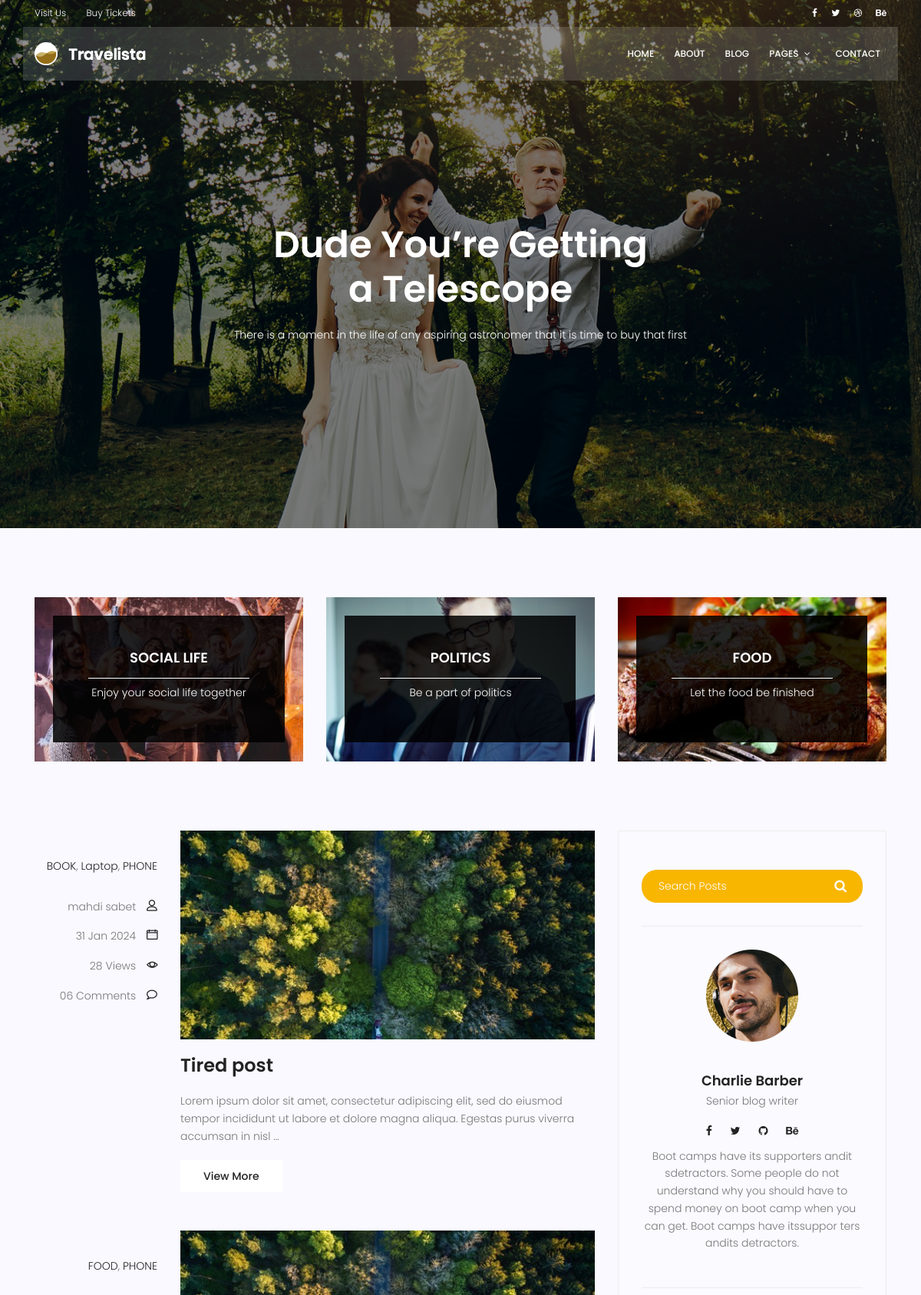
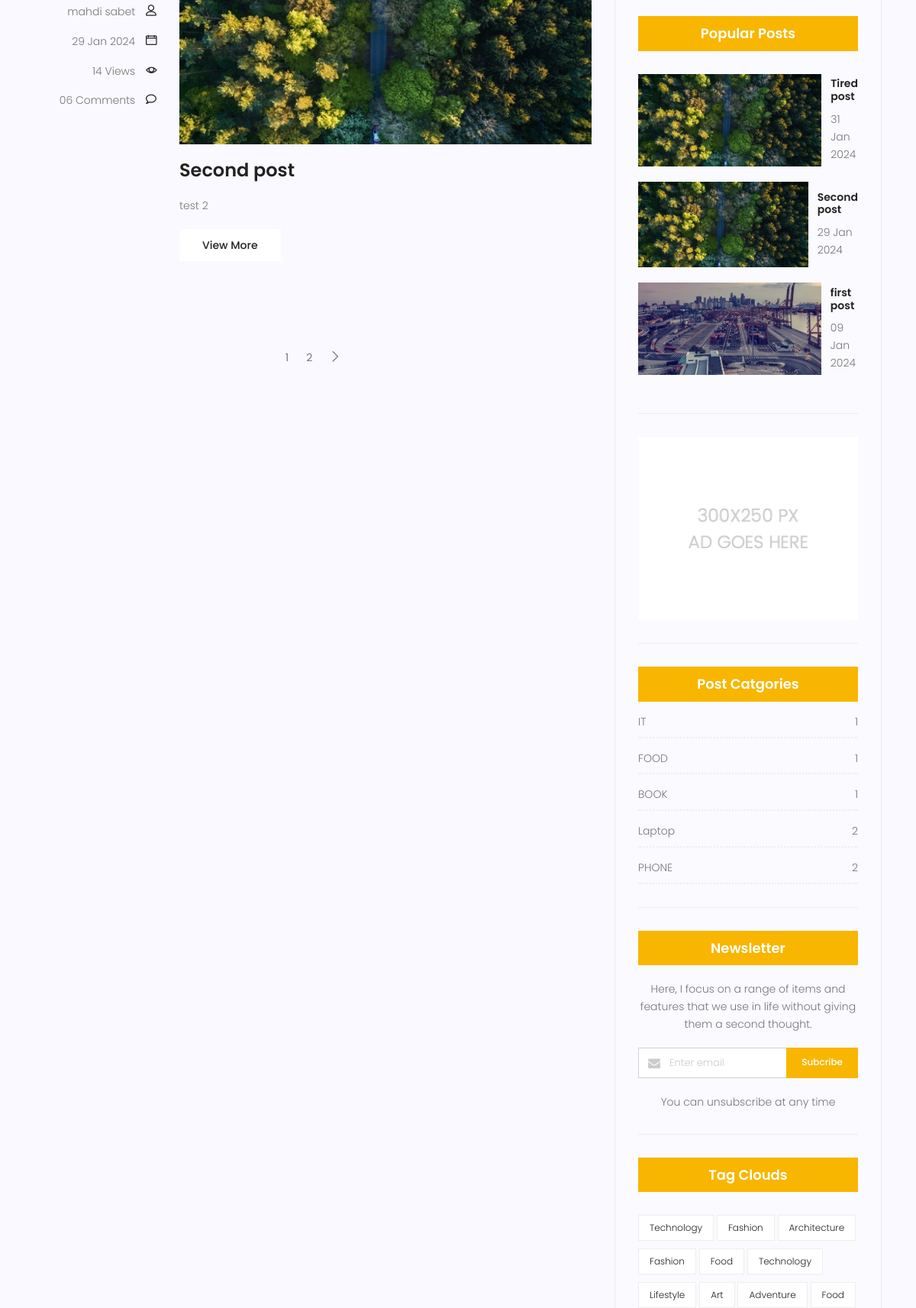
Screenshot of /blog/ (upper part) with the database file from the repository (2 pictures, top to bottom).
### blog/models.py (models this page shows, shortened)
class Category(models.Model):
    name = models.CharField(max_length = 255)
    def __str__(self):
        return self.name

class Post(models.Model):
    title = models.CharField(max_length = 255)
    content = models.TextField()
    image = models.ImageField(upload_to='blog/',default='blog/default.jpg')
    category = models.ManyToManyField(Category)
    author = models.ForeignKey(User, on_delete=models.SET_NULL, null=True)
    counted_view = models.IntegerField(default=0)
    status = models.BooleanField(default=False)
    created_date = models.DateTimeField(auto_now_add=True)
    updated_date = models.DateTimeField(auto_now=True)
    published_date = models.DateTimeField(null=True)
    class Meta:
        ordering = ['-created_date']

### blog/views.py (the view)
# urls.py: path('',blog_view, name='index'),
def blog_view(request, **kwargs):
    posts = Post.objects.filter(published_date__lte=datetime.now(tz=timezone.utc), status=True)
    if kwargs.get('cat_name') != None:
        posts = posts.filter(category__name = kwargs['cat_name'])
    if kwargs.get('author_username') != None:
        posts = posts.filter(author__username = kwargs['author_username'])
    posts = Paginator(posts, 2)
    try:
        page_number = request.GET.get('page')
        posts = posts.page(page_number)
    except EmptyPage:
        posts = posts.page(1)
    except PageNotAnInteger:
        posts = posts.page(1)
    context = {'posts' : posts}
    return render(request, 'blog/blog-home.html', context)

### blog/templatetags/blog_tags.py (called while the page is built)
@register.inclusion_tag('blog/blog-lates-posts.html')
def latestposts(arg=4):
    posts = Post.objects.filter(status=1).order_by('-published_date')[:arg]
    return {'posts' : posts}

@register.inclusion_tag('blog/blog-post-categories.html')
def postcategories():
    posts = Post.objects.filter(status=1)
    categories = Category.objects.all()
    cat_dict = {}
    for name in categories:
        cat_dict[name]=posts.filter(category=name).count
    return {'categories' : cat_dict}

### templates/blog/blog-home.html (shortened to what this page needs)
{% extends 'base.html' %} {% load static %} {% load blog_tags %} {% block content %}
<section class="banner-area relative blog-home-banner" id="home">
  <div class="overlay overlay-bg"></div>
  <div class="container">
    <div class="row d-flex align-items-center justify-content-center">
      <div class="about-content blog-header-content col-lg-12">
        <h1 class="text-white">Dude You’re Getting a Telescope</h1>
        <p class="text-white">
          There is a moment in the life of any aspiring astronomer that it is
          time to buy that first
        </p>
      </div>
    </div>
  </div>
</section>
<section class="top-category-widget-area pt-90 pb-90">
  <div class="container">
    <div class="row">
      <div class="col-lg-4">
        <div class="single-cat-widget">
          <div class="content relative">
            <div class="overlay overlay-bg"></div>
            <a href="#" target="_blank">
              <div class="thumb">
                <img
                  class="content-image img-fluid d-block mx-auto"
                  src="{% static 'img/blog/cat-widget1.jpg' %}"
                  alt=""
                />
              </div>
              <div class="content-details">
                <h4 class="content-title mx-auto text-uppercase">
                  Social life
                </h4>
                <span></span>
                <p>Enjoy your social life together</p>
              </div>
            </a>
          </div>
        </div>
      </div>
      <div class="col-lg-4">
        <div class="single-cat-widget">
          <div class="content relative">
            <div class="overlay overlay-bg"></div>
            <a href="#" target="_blank">
              <div class="thumb">
                <img
                  class="content-image img-fluid d-block mx-auto"
                  src="{% static 'img/blog/cat-widget2.jpg' %}"
                  alt=""
                />
              </div>
              <div class="content-details">
                <h4 class="content-title mx-auto text-uppercase">Politics</h4>
                <span></span>
                <p>Be a part of politics</p>
              </div>
            </a>
          </div>
        </div>
      </div>
      <div class="col-lg-4">
        <div class="single-cat-widget">
          <div class="content relative">
            <div class="overlay overlay-bg"></div>
            <a href="#" target="_blank">
              <div class="thumb">
                <img
                  class="content-image img-fluid d-block mx-auto"
                  src="{% static 'img/blog/cat-widget3.jpg' %}"
                  alt=""
                />
              </div>
              <div class="content-details">
                <h4 class="content-title mx-auto text-uppercase">Food</h4>
                <span></span>
                <p>Let the food be finished</p>
              </div>
            </a>
          </div>
        </div>
      </div>
    </div>
  </div>
</section>
<section class="post-content-area">
  <div class="container">
    <div class="row">
      <div class="col-lg-8 posts-list">
        {% for post in posts %}
        <div class="single-post row">
          <div class="col-lg-3 col-md-3 meta-details">
            <ul class="tags">
              {% for cat in post.category.all %}
              <li>
                <a href="{% url 'blog:category' cat_name=cat.name %}"
                  >{{cat.name}}</a
                >{% if not forloop.last %},{% endif %}
              </li>
              {% endfor %}
            </ul>
            <div class="user-details row">
              <p class="user-name col-lg-12 col-md-12 col-6">
                <a
                  href="{% url 'blog:author' author_username=post.author.username %}"
                  >{{post.author.get_full_name}}</a
                >
                <span class="lnr lnr-user"></span>
              </p>
              <p class="date col-lg-12 col-md-12 col-6">
                <a href="#">{{post.published_date|date:"d M Y"}}</a>
                <span class="lnr lnr-calendar-full"></span>
              </p>
              <p class="view col-lg-12 col-md-12 col-6">
                <a href="#">{{post.counted_view}} Views</a>
                <span class="lnr lnr-eye"></span>
              </p>
              <p class="comments col-lg-12 col-md-12 col-6">
                <a href="#">06 Comments</a> <span class="lnr lnr-bubble"></span>
              </p>
            </div>
          </div>
          <div class="col-lg-9 col-md-9">
            <div class="feature-img">
              <img class="img-fluid" src="{{post.image.url}}" alt="" />
            </div>
            <a class="posts-title" href="{% url 'blog:single' pid=post.id %}"
              ><h3>{{post.title}}</h3></a
            >
            <p class="excert">{{post.content|truncatewords_html:25}}</p>
            <a href="{% url 'blog:single' pid=post.id %}" class="primary-btn"
              >View More</a
            >
          </div>
        </div>
        {% endfor %}
        <nav class="blog-pagination justify-content-center d-flex">
          <ul class="pagination">
             {% for i in posts.paginator.page_range %} {% if page_number == i %}
            <li class="page-item active">
              <a href="?page={{i}}" class="page-link">02</a>
            </li>
            {% else %}
            <li class="page-item">
              <a href="?page={{i}}" class="page-link">{{i}}</a>
            </li>
            {% endif %} {% endfor %} {% if posts.has_next %}
            <li class="page-item">
              <a
                href="?page={{posts.next_page_number}}"
                class="page-link"
                aria-label="Next"
              >
                <span aria-hidden="true">
                  <span class="lnr lnr-chevron-right"></span>
                </span>
              </a>
            </li>
            {% endif %}
          </ul>
        </nav>
      </div>
      <div class="col-lg-4 sidebar-widgets">
        <div class="widget-wrap">
          {% include 'blog/blog-search.html' %} {% include 'blog/blog-writer.html' %} {% latestposts %}
          <div class="single-sidebar-widget ads-widget">
            <a href="#"
              ><img
                class="img-fluid"
                src="{% static 'img/blog/ads-banner.jpg' %}"
                alt=""
            /></a>
          </div>
          {% postcategories %}
          <div class="single-sidebar-widget newsletter-widget">
            <h4 class="newsletter-title">Newsletter</h4>
            <p>
              Here, I focus on a range of items and features that we use in life
              without giving them a second thought.
            </p>
            <div class="form-group d-flex flex-row">
              <div class="col-autos">
                <div class="input-group">
                  <div class="input-group-prepend">
                    <div class="input-group-text">
                      <i class="fa fa-envelope" aria-hidden="true"></i>
                    </div>
                  </div>
                  <input
                    type="text"
                    class="form-control"
                    id="inlineFormInputGroup"
                    placeholder="Enter email"
                    onfocus="this.placeholder = ''"
                    onblur="this.placeholder = 'Enter email'"
                  />
                </div>
              </div>
              <a href="#" class="bbtns">Subcribe</a>
            </div>
            <p class="text-bottom">You can unsubscribe at any time</p>
          </div>
          <div class="single-sidebar-widget tag-cloud-widget">
            <h4 class="tagcloud-title">Tag Clouds</h4>
            <ul>
              <li><a href="#">Technology</a></li>
              <li><a href="#">Fashion</a></li>
              <li><a href="#">Architecture</a></li>
              <li><a href="#">Fashion</a></li>
              <li><a href="#">Food</a></li>
              <li><a href="#">Technology</a></li>
              <li><a href="#">Lifestyle</a></li>
              <li><a href="#">Art</a></li>
              <li><a href="#">Adventure</a></li>
              <li><a href="#">Food</a></li>
            </ul>
          </div>
        </div>
      </div>
    </div>
  </div>
</section>
{% endblock %}

### templates/blog/blog-lates-posts.html
{% load static %}
<div class="single-sidebar-widget popular-post-widget">
  <h4 class="popular-title">Popular Posts</h4>
  <div class="popular-post-list">
    {% for post in posts %}
    <div class="single-post-list d-flex flex-row align-items-center">
      <div class="thumb">
        <img class="img-fluid" src="{{post.image.url}}" alt="" />
      </div>
      <div class="details">
        <a href="{% url 'blog:single' pid=post.id %}"
          ><h6>{{post.title}}</h6></a
        >
        <p>{{post.published_date|date:"d M Y"}}</p>
      </div>
    </div>
    {% endfor %}
  </div>
</div>

### templates/blog/blog-post-categories.html
{% load static %}
<div class="single-sidebar-widget post-category-widget">
  <h4 class="category-title">Post Catgories</h4>
  <ul class="cat-list">
    {% for name,count in categories.items %}
    <li>
      <a href="{% url 'blog:category' cat_name=name %}" class="d-flex justify-content-between">
        <p>{{name}}</p>
        <p>{{count}}</p>
      </a>
    </li>
    {% endfor %}
  </ul>
</div>

### rows the page displays
Post: author.get_full_name "mahdi sabet", published_date "31 Jan 2024", counted_view "28", image (placeholder picture), title "Tired post", content "Lorem ipsum dolor sit amet, consectetur adipiscing elit, sed do eiusmod tempor incididunt ut labore et dolore magna aliqua. Egestas purus viverra accumsan in nisl …"
Category: name "BOOK", count "1"
Category: name "Laptop", count "2"
Category: name "PHONE", count "2"
Post: author.get_full_name "mahdi sabet", published_date "29 Jan 2024", counted_view "14", image (placeholder picture), title "Second post", content "test 2"
Category: name "FOOD", count "1"
Post: image (picture), title "first post", published_date "09 Jan 2024"
Category: name "IT", id "1"

### other values shown
{{ i }} "1" "2"
